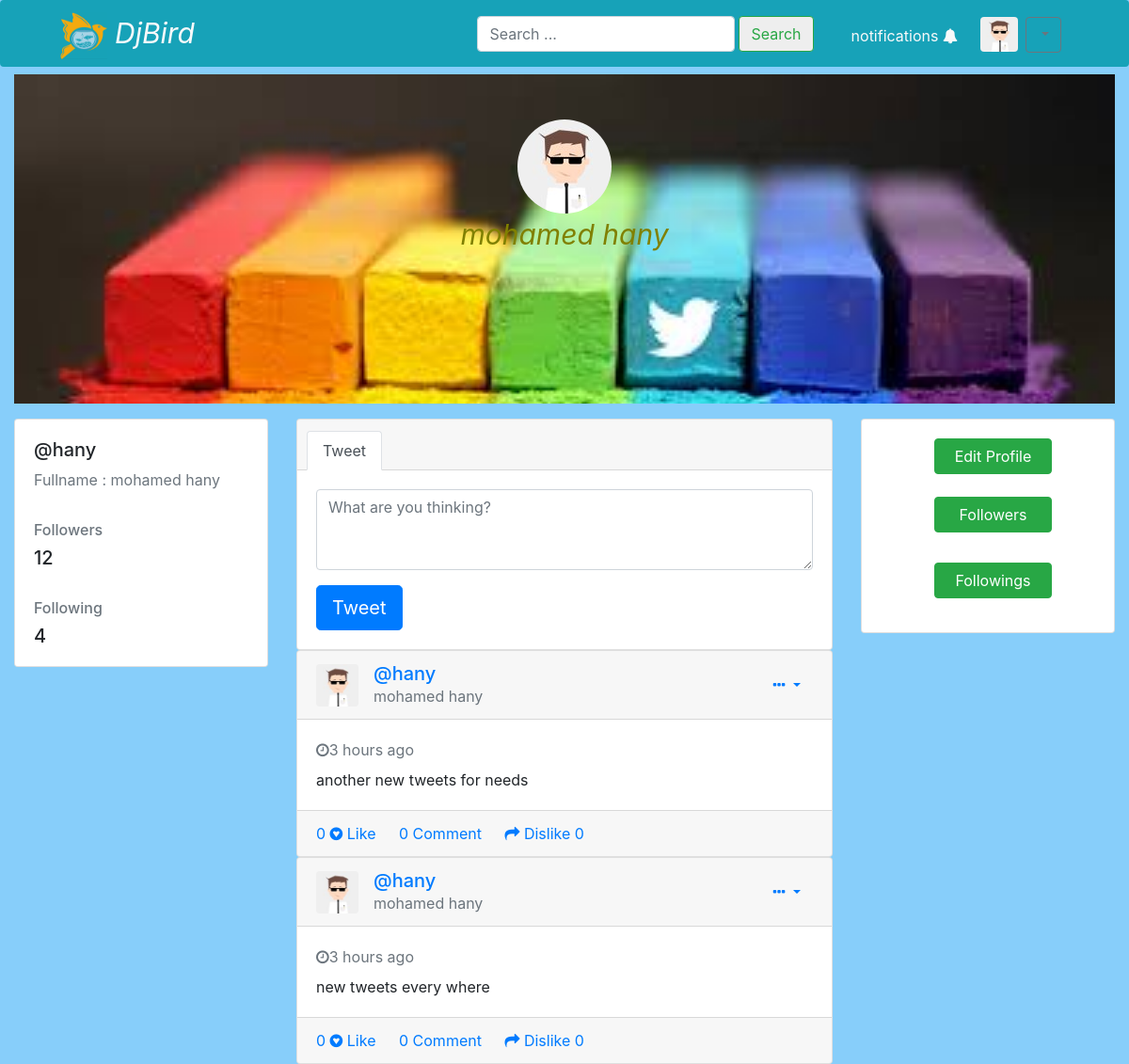
Page /account/profile/hany (signed in) on the committed database.
### tweets/models.py (models this page shows, shortened)
class follow(models.Model):
    myuser=models.ForeignKey(User,on_delete=models.CASCADE,null=True,related_name='followers')
    anotheruser=models.ForeignKey(User,on_delete=models.CASCADE,null=True,related_name='followings')

class tweet(models.Model):
    text= models.CharField(max_length=250)
    created=models.DateTimeField(auto_now_add=True)
    user=models.ForeignKey(User,on_delete=models.CASCADE,null=True,related_name='tweets')
    slug=models.SlugField(null=True)
    likes=models.ManyToManyField(User,related_name='liked_tweets')
    dislikes=models.ManyToManyField(User,related_name='disliked_tweets')

### account/views.py (the view)
# urls.py: path('profile/<str:username>',views.user_profile,name='profile'),
def user_profile(request,username):
    logged_user=request.user
    if logged_user.related_notifs.all().exists():
        user_notifs=logged_user.related_notifs.all().order_by('-created')[:4]
    else:
        user_notifs=[]
    logged_user=request.user
    flag=False
    user_flag=False
    myuser=get_object_or_404(User,username=username)
    user_followers=myuser.followers.all()
    user_list=[]
    for follower in user_followers:
        user_list.append(follower.anotheruser)
    if logged_user in user_list:
        flag=True
    if request.user == myuser:
        user_flag=True
    return render(request,"account/profile.html",{'myuser':myuser,'flag':flag,'user_flag':user_flag,'notifications':user_notifs})

### templates/account/profile.html (shortened to what this page needs)
{%extends 'base.html' %}
{%block content%}
{% load humanize %}
{%load static%}
<div class="container-fluid">
    <div class="profile-cover col-sm-12 mt-2 " style="background-image: url({%static 'lolocover.jpg' %});background-size: cover; height:350px;width:100% ">
        <div class="profile-avatar text-center">
        <div class="btns-container text-center pt-5">
        <a href="#"><img src="{%static 'default.jpg'%}"  style="margin: 0 auto;" class="rounded-circle"></a>
       <div style="color:olive;font-size: 30px; font-style: italic;">{{myuser.first_name}} {{myuser.last_name}}</div>
    </div>
    </div>
        </div>
</div>
<div class="container-fluid gedf-wrapper mt-3">
    <div class="row">
        <div class="col-md-3">
            <div class="card">
                <div class="card-body">
                    <div class="h5">@{{myuser.username}} </div>
                    <div class="h7 text-muted">Fullname : {{myuser.first_name}} {{myuser.last_name}}</div>
                </div>
                <ul class="list-group list-group-flush">
                    <li class="list-group-item">
                        <div class="h6 text-muted">Followers</div>
                        <div class="h5">{{myuser.followers.all|length}}</div>
                    </li>
                    <li class="list-group-item">
                        <div class="h6 text-muted">Following</div>
                        <div class="h5">{{myuser.followings.all|length}}</div>
                    </li>
                </ul>
            </div>
        </div>
        <div class="col-md-6 gedf-main">
            {%ifequal request.user  myuser%}
            <div class="card gedf-card">
                <div class="card-header">
                    <ul class="nav nav-tabs card-header-tabs" id="myTab" role="tablist">
                        <li class="nav-item">
                            <a class="nav-link active" id="posts-tab" data-toggle="tab" href="#posts" role="tab" aria-controls="posts" aria-selected="true">Tweet</a>
                        </li>
                    </ul>
                </div>
                <div class="card-body">
                    <div class="tab-content" id="myTabContent">
                        <div class="tab-pane fade show active" id="posts" role="tabpanel" aria-labelledby="posts-tab">
                            <form action="{%url 'post_tweet' %}" method="POST">
                            <div class="form-group">
                                <textarea class="form-control" id="message" rows="3" name='text' placeholder="What are you thinking?"></textarea>
                            </div>
                        </div>
                    </div>
                    <div class="btn-toolbar justify-content-between">
                        <div class="btn-group">
                            <button type="submit" name="try" value="ok" class="btn btn-primary btn-lg">Tweet</button>
                        </div>
                    </div>
                </div>
            </div>
            {%endifequal%}
            {%for tweet in myuser.tweets.all reversed%}
            <div class="card gedf-card">
                <div class="card-header">
                    <div class="d-flex justify-content-between align-items-center">
                        <div class="d-flex justify-content-between align-items-center">
                            <div class="mr-2">
                                {%if myuser.profile.image%}
                                <img class="rounded" width="45" src={{myuser.profile.image.url}} alt="hello">
                                {%else%}
                                <img class="rounded" width="45" src="{%static 'default.jpg'%}" alt="">
                                {%endif%}
                            </div>
                            <div class="ml-2">
                                <div class="h5 m-0"><a href="{%url 'account:profile' myuser.username%}">@{{myuser.username}}</a></div>
                                <div class="h7 text-muted">{{myuser.first_name}} {{myuser.last_name}}</div>
                            </div>
                        </div>
                        <div>
                            {%ifequal request.user myuser%}
                            <div class="dropdown">
                                <button class="btn btn-link dropdown-toggle" type="button" id="gedf-drop1" data-toggle="dropdown" aria-haspopup="true" aria-expanded="false">
                                    <i class="fa fa-ellipsis-h"></i>
                                </button>
                                  </div>
                            </div>
                            {%endifequal%}
                        </div>
                    </div>
                </div>
                <a class="card-link"  href="{%url 'single_tweet' tweet.id%}">
                <div class="card-body">
                    <div class="text-muted h7 mb-2"> <i class="fa fa-clock-o"></i>{{tweet.created|naturaltime}}</div>
                </a>
                        {{tweet.text|urlizetrunc:40}}
                </div>
                <div class="card-footer">
                    {%if request.user not in tweet.likes.all %}
                   <a href="" data-toggle="modal" data-target="#myModal"> {{tweet.likes.all|length}} </a> <a href="{%url 'tweet_like' tweet.id %}"  class="card-link"><i class="fa fa-gittip"></i> Like</a>
                    {%else%}
                    <a href="" data-toggle="modal" data-target="#myModal"> {{tweet.likes.all|length}} </a><a  class="card-link"><i class="fa fa-gittip"></i>  Liked</a>
                    {%endif%}
                    <a href="#collapseExample{{tweet.id}}" role="button" aria-expanded="false" aria-controls="collapseExample" class="card-link"  data-toggle="collapse"<i class="fa fa-comment"></i>{{tweet.comments.all|length}} Comment</a>
                    {%if request.user not in tweet.dislikes.all %}
                    <a href="{%url 'tweet_dislike' tweet.id%}" class="card-link"><i class="fa fa-mail-forward"></i> Dislike</a> <a href="" data-toggle="modal" data-target="#disModal"> {{tweet.dislikes.all|length}}</a>
                    {%else%}
                     <a class="card-link"><i class="fa fa-mail-forward"></i><a href="">  Disliked</a> <a href="" data-toggle="modal" data-target="#disModal" > {{tweet.dislikes.all|length}}</a>
                    {%endif%}
                </div>
            </div>
            {%endfor%}
        <div class="col-md-3" >
            <div class="card">
                <div class="card-body">
                    <div class="h5">
                        <a href="{% url 'account:editprofile' %}"  class="btn btn-success btn-md offset-3 mb-3" style="width:125px;">
                        Edit Profile </a></div>
                        <div class="h5">
                            <a href="{% url 'followers' myuser.pk %}"  class="btn btn-success btn-md offset-3 mb-3" style="width:125px;">
                            Followers </a></div>
                        <div class="h5">
                                <a href="{%url 'followings' myuser.pk  %}" class="btn btn-success btn-md offset-3 mb-2 my-2" style="width: 125px;">
                                Followings </a></div>
    </div>
</div>
</div>
{%endblock%}

### templates/base.html (shortened to what this page needs)
<!DOCTYPE html>
<html lang="en">
{% load static %}
{% load humanize %}
<head>
    <link rel="stylesheet" href="https://stackpath.bootstrapcdn.com/bootstrap/4.4.1/css/bootstrap.min.css">
    <link rel="stylesheet" href="https://stackpath.bootstrapcdn.com/font-awesome/4.7.0/css/font-awesome.min.css">
    <link href="//maxcdn.bootstrapcdn.com/bootstrap/4.1.1/css/bootstrap.min.css" rel="stylesheet" id="bootstrap-css">
<body style="background-color:lightskyblue;">
 <div >
          <nav class="navbar navbar-expand-lg bg-info rounded">
            <span><a href="{%url 'tweets'%}"><img src="{%static 'logooo.jpeg'%}" style="border: 0;" class="ml-5 mt-1" class="rounded-circle" height="50" width="50" alt="lol"></a></span>
            <a class="navbar-brand text-light ml-2" href="{%url 'tweets'%}" style="font-style: italic; font-size: 30px;">DjBird</a>
            <div class="collapse navbar-collapse mr-2" id="navbarSupportedContent" style="display: unset !important;">
              <ul class="nav nav-pills mr-5 ml-5 justify-content-end">
            <form class="form-inline my-2 my-lg-0 ml-5 mr-4 " action="{%url 'search' %}" >
              <input class="form-control mr-sm-1" type="search" placeholder="Search ..." aria-label="Search" name="keyword">
              <button class="btn btn-outline-success my-2 my-sm-0" type="submit" style="background-color: #eee;">Search</button>
            </form>
                <li class="nav-item dropdown mr-2 ">
                    <a class="nav-link text-light mt-1" href="#" id="navbarDropdown" role="button" data-toggle="dropdown" aria-haspopup="true" aria-expanded="false">
                      notifications  <i class="fa fa-bell"></i>
                    </a>
                  </li>
                  <li>
                    {%if request.user.profile.image%}
                    <a href="{%url 'account:profile' request.user.username%}"><img class="rounded mr-2 mt-1" height="40" width="45" src="{{request.user.profile.image.url}}" alt="lol"></a>
                    {%else%}
                    <a href="{%url 'account:profile' request.user.username%}"><img class="rounded mr-2 mt-1" width="40" height="37" src="{%static 'default.jpg' %}" alt="lol"></a>
                    {%endif%}
                  </li>
                    <li class="mt-1">
                        <div class="btn-group">
                            <div class="btn-group">
                            <button id="customDropdown" type="button" class="btn btn-outline-secondary dropdown-toggle" data-toggle="dropdown" aria-haspopup="true" aria-expanded="false">
                            </button>
                            </div>
                    </li>
              </ul>
            </div>
          </nav>
        </div>
      {%block content%}
      {%endblock%}
      </html>

### rows in the picture
tweet: created "3 hours ago", text "another new tweets for needs", likes.all|length "0", comments.all|length "0", dislikes.all|length "0"
tweet: created "3 hours ago", text "new tweets every where", likes.all|length "0", comments.all|length "0", dislikes.all|length "0"

### other values in the picture
{{ myuser.first_name }} "mohamed"
{{ myuser.last_name }} "hany"
{{ myuser.username }} "hany"
{{ myuser.followers.all|length }} "12"
{{ myuser.followings.all|length }} "4"
